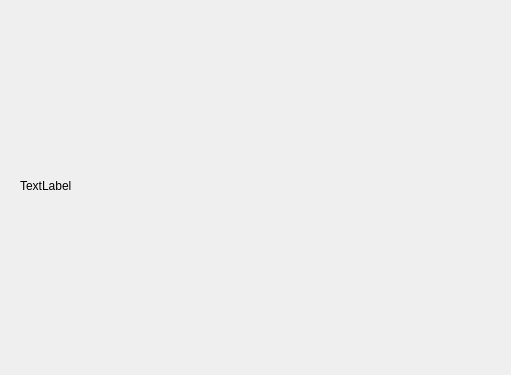
<?xml version="1.0" encoding="UTF-8"?>
<ui version="4.0">
 <class>statistique</class>
 <widget class="QDialog" name="statistique">
  <property name="geometry">
   <rect>
    <x>0</x>
    <y>0</y>
    <width>511</width>
    <height>375</height>
   </rect>
  </property>
  <property name="windowTitle">
   <string>Dialog</string>
  </property>
  <widget class="QLabel" name="label_stat">
   <property name="geometry">
    <rect>
     <x>20</x>
     <y>20</y>
     <width>471</width>
     <height>331</height>
    </rect>
   </property>
   <property name="text">
    <string>TextLabel</string>
   </property>
  </widget>
 </widget>
 <resources/>
 <connections/>
</ui>
